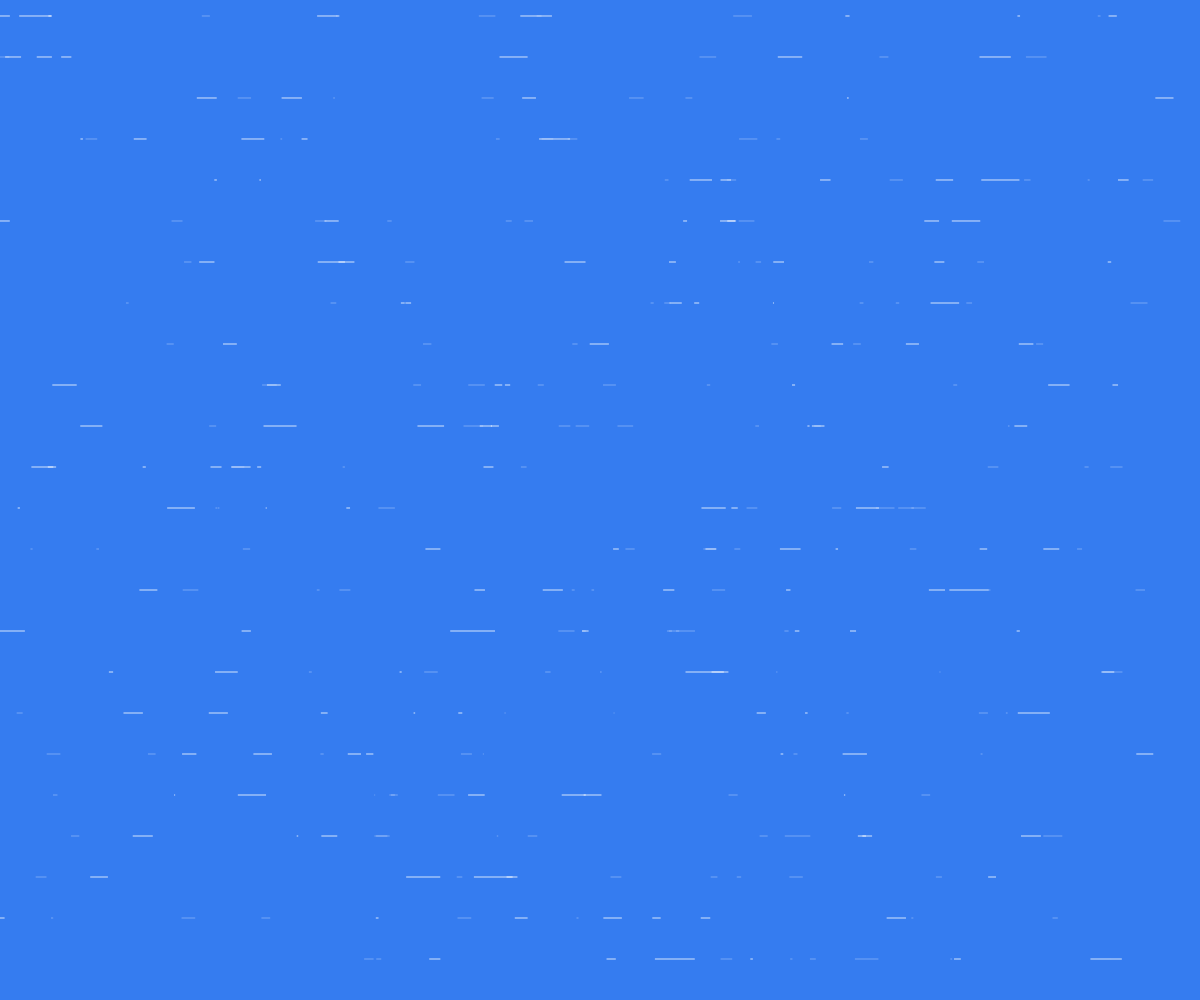
Frame 1 (no input)
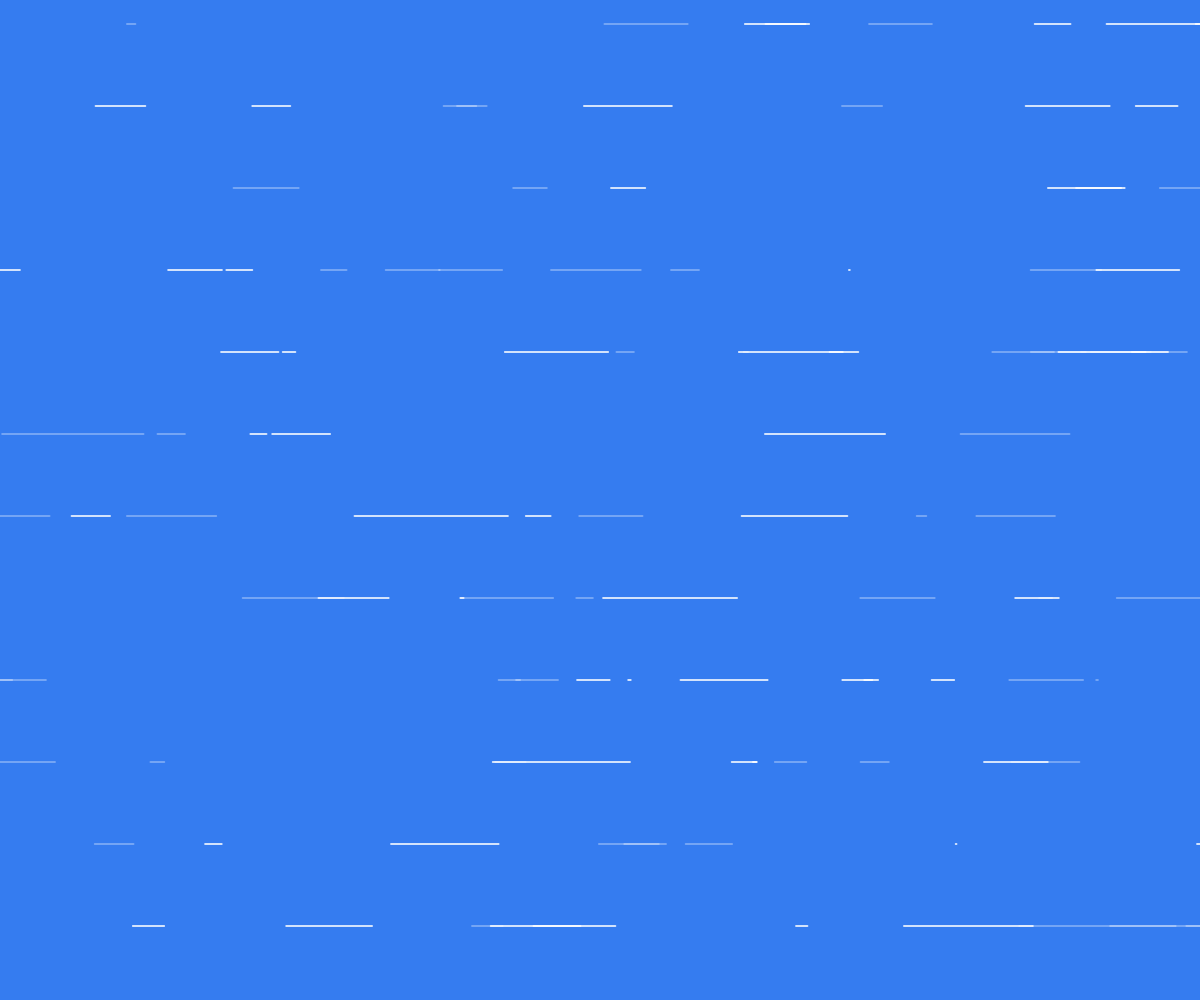
Frame 60 (no input)
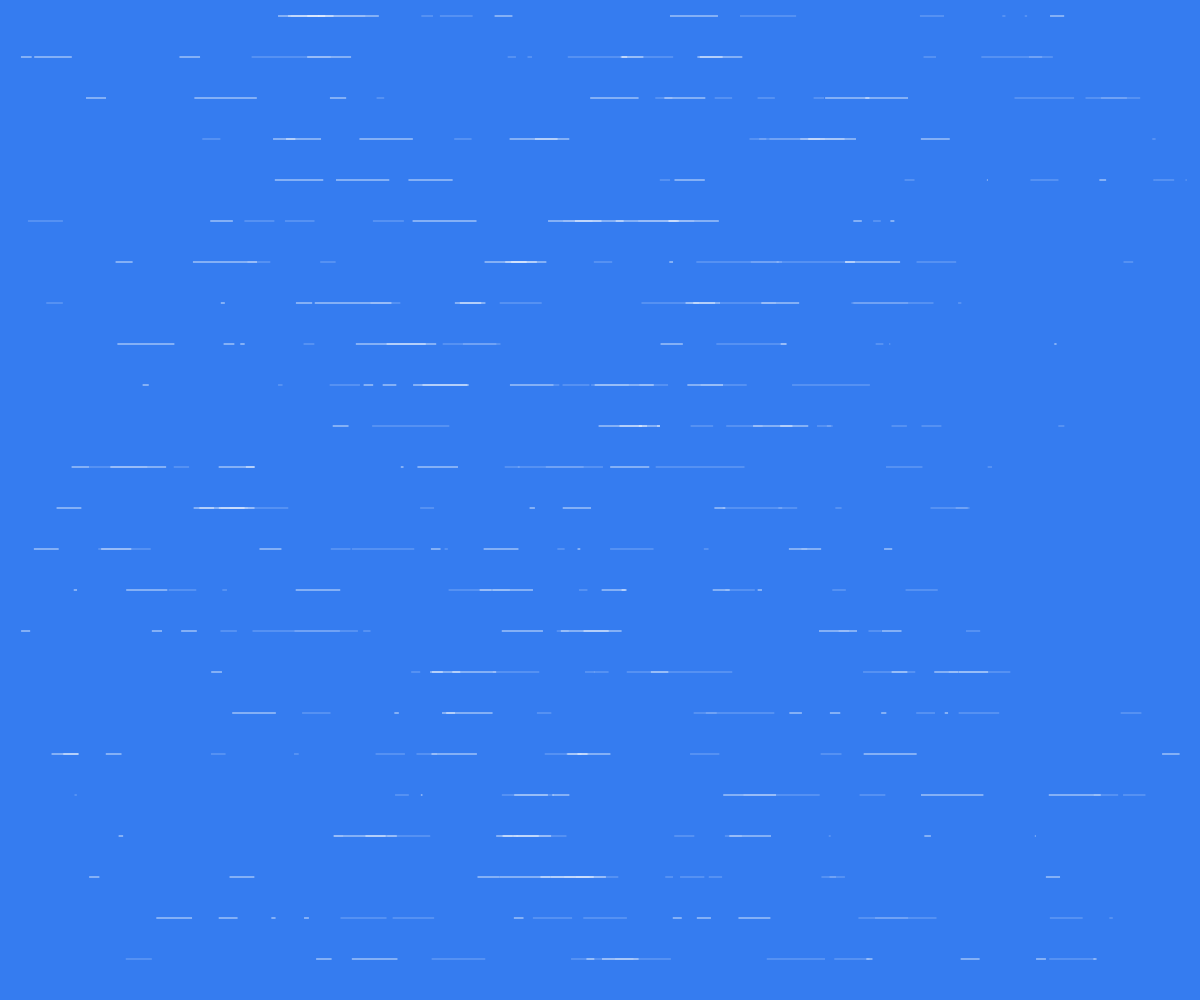
Frame 120 (the mouse pressed at the canvas centre since frame 60)

The p5.js sketch that drew these frames (run headless with seeded random() and noise() and a simulated clock; from frame 60 on, the mouse is pressed at the canvas centre):

// p5.js sketch
// ── sketch.js

var n1 = 0;
var n2 = 0;
var ease = 0;

var TOTAL_FRAME_COUNT = 480;
var EASE_FRAME_COUNT = 120;
var noiseDirection = 1;

var bgColor = "#357cf0";

function setup() {
    createCanvas(windowWidth, windowHeight);
    frameRate(24);
    smooth(8);
    strokeWeight(1);

    var params = getURLParams();

    if (params.color) {
        bgColor = "#" + params.color;
    }
}

function draw() {

    background(bgColor);
  
    ease = easeInOutQuint(easeTriangle(timeCycle(EASE_FRAME_COUNT)));
    

    translate(0 - ease * (width / 2.0), 0 - ease * (height / 2.0));
    scale(1 + ease, 1 + ease);
  
    for (var i = 16; i < height; i += 41) {
      for (var j = 0; j < 8; j++) {
        stroke(255, 80);
        line(noise(5 + i + j + n1) * (width * 2) - (width / 3),
             i,
             noise(5 + i + j + n1 + 0.03) * (width * 2) - (width / 3),
             i);
  
        stroke(255, 200);
        line(noise(i + j + n2) * (width * 2) - (width / 2),
             i,
             noise(i + j + n2 + 0.04) * (width * 2) - (width / 2),
             i);
      }
    }
  
  
    // noiseDirection = (frameCount < (TOTAL_FRAME_COUNT / 2)) ? 1: -1;
    n1 = n1 + (noiseDirection * 0.003);
    // noiseDirection = ((frameCount > (TOTAL_FRAME_COUNT * 0.25)) && (frameCount < (TOTAL_FRAME_COUNT * 0.75))) ? 1: -1;
    n2 = n2 + (noiseDirection * 0.004);
}

function timeCycle(totalframes, offset = 0) {
  return float((frameCount + offset) % totalframes) / float(totalframes);
}

function easeTriangle(t) {
  return t<0.5 ? t*2 : 2-(t*2);
}

function easeInOutQuint(t) {
  return t<0.5 ? 16*t*t*t*t*t : 1+16*(--t)*t*t*t*t;
}
